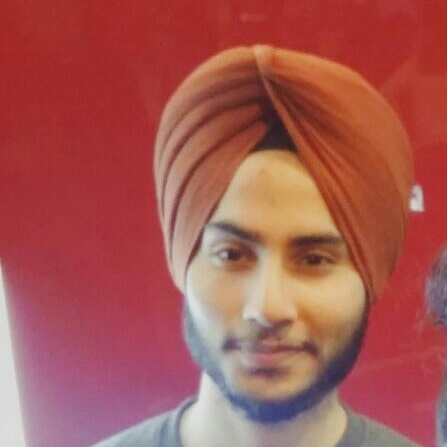
#> input picture Face Detection/me.jpg, 447 x 447 px
$ jupyter execute Face_detection.ipynb
#> lines starting #> are read from the running program, lines starting #| are printed output that depends on the picture; after the words box and inside, x2 and y2 are one past the last pixel; in counts of white or black regions, pixels touching at a corner belong together
[cell 1]
import cv2
import glob

[cell 2]
face_cascade = cv2.CascadeClassifier('haarcascade_frontalface_default.xml')
img = cv2.imread('me.jpg',1)
#> img is the input picture: shape (447, 447, 3); mean B, G, R 82.7, 87.1, 166.9

[cell 3]
face = face_cascade.detectMultiScale(img,scaleFactor=1.05,minNeighbors=5 )
#> face = [[146, 158, 253, 253]]

[cell 4]
for x,y,w,h in face:
    img = cv2.rectangle(img,(x,y),(x+w,y+h),(0,255,0),3)
#> this loop made 1 pass
#> pass 1, `img = cv2.rectangle(img,(x,y),(x+w,y+h),(0,255,0),3)`:
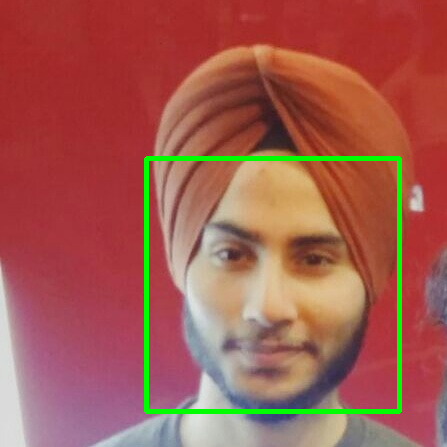
#> img: shape (447, 447, 3); 2.53% of pixels changed, all inside (x1, y1, x2, y2) = (144, 156, 402, 414)
